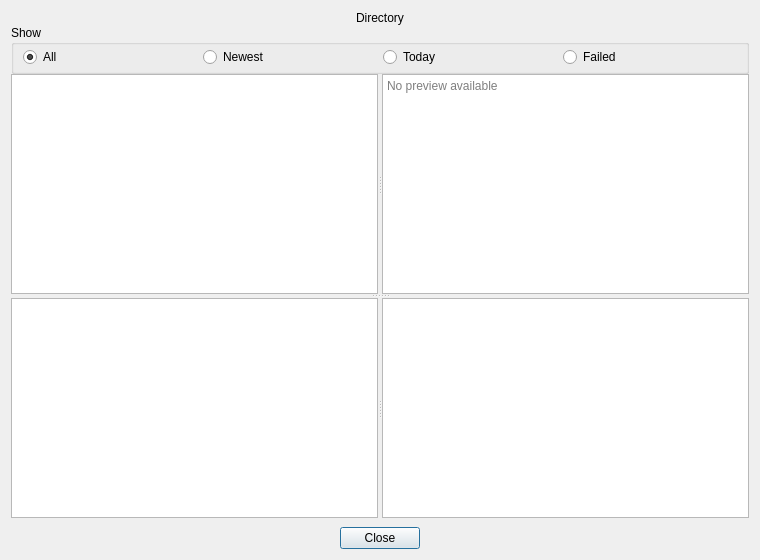
<?xml version="1.0" encoding="UTF-8"?>
<ui version="4.0">
 <class>Form</class>
 <widget class="QWidget" name="Form">
  <property name="windowModality">
   <enum>Qt::ApplicationModal</enum>
  </property>
  <property name="geometry">
   <rect>
    <x>0</x>
    <y>0</y>
    <width>760</width>
    <height>560</height>
   </rect>
  </property>
  <property name="sizePolicy">
   <sizepolicy hsizetype="Fixed" vsizetype="Fixed">
    <horstretch>0</horstretch>
    <verstretch>0</verstretch>
   </sizepolicy>
  </property>
  <property name="maximumSize">
   <size>
    <width>16777215</width>
    <height>16777215</height>
   </size>
  </property>
  <property name="windowTitle">
   <string>Result Explorer</string>
  </property>
  <layout class="QVBoxLayout" name="verticalLayout">
   <property name="spacing">
    <number>0</number>
   </property>
   <item>
    <widget class="QLabel" name="label_project_dir">
     <property name="text">
      <string>Directory</string>
     </property>
     <property name="alignment">
      <set>Qt::AlignCenter</set>
     </property>
    </widget>
   </item>
   <item>
    <widget class="QGroupBox" name="groupBox">
     <property name="title">
      <string>Show</string>
     </property>
     <layout class="QHBoxLayout" name="horizontalLayout_2">
      <property name="topMargin">
       <number>2</number>
      </property>
      <property name="bottomMargin">
       <number>4</number>
      </property>
      <item>
       <widget class="QRadioButton" name="radioButton_show_all">
        <property name="focusPolicy">
         <enum>Qt::StrongFocus</enum>
        </property>
        <property name="toolTip">
         <string>&lt;html&gt;&lt;head/&gt;&lt;body&gt;&lt;p&gt;Show all results&lt;/p&gt;&lt;/body&gt;&lt;/html&gt;</string>
        </property>
        <property name="text">
         <string>All</string>
        </property>
        <property name="checked">
         <bool>true</bool>
        </property>
       </widget>
      </item>
      <item>
       <widget class="QRadioButton" name="radioButton_show_newest">
        <property name="text">
         <string>Newest</string>
        </property>
       </widget>
      </item>
      <item>
       <widget class="QRadioButton" name="radioButton_show_today">
        <property name="focusPolicy">
         <enum>Qt::StrongFocus</enum>
        </property>
        <property name="toolTip">
         <string>&lt;html&gt;&lt;head/&gt;&lt;body&gt;&lt;p&gt;Show only results from today&lt;/p&gt;&lt;/body&gt;&lt;/html&gt;</string>
        </property>
        <property name="text">
         <string>Today</string>
        </property>
       </widget>
      </item>
      <item>
       <widget class="QRadioButton" name="radioButton_show_failed">
        <property name="text">
         <string>Failed</string>
        </property>
       </widget>
      </item>
     </layout>
    </widget>
   </item>
   <item>
    <widget class="QSplitter" name="splitter_3">
     <property name="orientation">
      <enum>Qt::Vertical</enum>
     </property>
     <property name="childrenCollapsible">
      <bool>false</bool>
     </property>
     <widget class="QSplitter" name="splitter">
      <property name="orientation">
       <enum>Qt::Horizontal</enum>
      </property>
      <property name="childrenCollapsible">
       <bool>false</bool>
      </property>
      <widget class="QTreeView" name="treeView_setups">
       <property name="styleSheet">
        <string notr="true">:focus {border: 2px groove;}</string>
       </property>
       <property name="editTriggers">
        <set>QAbstractItemView::NoEditTriggers</set>
       </property>
       <property name="alternatingRowColors">
        <bool>true</bool>
       </property>
      </widget>
      <widget class="QTextBrowser" name="textBrowser_preview">
       <property name="focusPolicy">
        <enum>Qt::NoFocus</enum>
       </property>
       <property name="autoFillBackground">
        <bool>false</bool>
       </property>
       <property name="styleSheet">
        <string notr="true">:focus {border: 2px groove;}</string>
       </property>
       <property name="lineWrapMode">
        <enum>QTextEdit::NoWrap</enum>
       </property>
       <property name="cursorWidth">
        <number>1</number>
       </property>
       <property name="textInteractionFlags">
        <set>Qt::TextSelectableByKeyboard|Qt::TextSelectableByMouse</set>
       </property>
       <property name="placeholderText">
        <string>No preview available</string>
       </property>
       <property name="openLinks">
        <bool>false</bool>
       </property>
      </widget>
     </widget>
     <widget class="QSplitter" name="splitter_2">
      <property name="orientation">
       <enum>Qt::Horizontal</enum>
      </property>
      <property name="childrenCollapsible">
       <bool>false</bool>
      </property>
      <widget class="QTableView" name="tableView_folders">
       <property name="styleSheet">
        <string notr="true">:focus {border: 2px groove;}</string>
       </property>
       <property name="editTriggers">
        <set>QAbstractItemView::NoEditTriggers</set>
       </property>
       <property name="tabKeyNavigation">
        <bool>false</bool>
       </property>
       <property name="selectionMode">
        <enum>QAbstractItemView::SingleSelection</enum>
       </property>
       <property name="showGrid">
        <bool>false</bool>
       </property>
       <property name="cornerButtonEnabled">
        <bool>false</bool>
       </property>
       <attribute name="horizontalHeaderHighlightSections">
        <bool>false</bool>
       </attribute>
       <attribute name="horizontalHeaderStretchLastSection">
        <bool>true</bool>
       </attribute>
       <attribute name="verticalHeaderVisible">
        <bool>false</bool>
       </attribute>
       <attribute name="verticalHeaderDefaultSectionSize">
        <number>20</number>
       </attribute>
       <attribute name="verticalHeaderMinimumSectionSize">
        <number>10</number>
       </attribute>
      </widget>
      <widget class="QTableView" name="tableView_files">
       <property name="styleSheet">
        <string notr="true">:focus {border: 2px groove;}</string>
       </property>
       <property name="editTriggers">
        <set>QAbstractItemView::NoEditTriggers</set>
       </property>
       <property name="tabKeyNavigation">
        <bool>false</bool>
       </property>
       <property name="selectionMode">
        <enum>QAbstractItemView::SingleSelection</enum>
       </property>
       <property name="showGrid">
        <bool>false</bool>
       </property>
       <property name="cornerButtonEnabled">
        <bool>false</bool>
       </property>
       <attribute name="horizontalHeaderHighlightSections">
        <bool>false</bool>
       </attribute>
       <attribute name="horizontalHeaderStretchLastSection">
        <bool>true</bool>
       </attribute>
       <attribute name="verticalHeaderVisible">
        <bool>false</bool>
       </attribute>
       <attribute name="verticalHeaderDefaultSectionSize">
        <number>20</number>
       </attribute>
       <attribute name="verticalHeaderMinimumSectionSize">
        <number>10</number>
       </attribute>
      </widget>
     </widget>
    </widget>
   </item>
   <item>
    <layout class="QHBoxLayout" name="horizontalLayout">
     <property name="topMargin">
      <number>9</number>
     </property>
     <item>
      <spacer name="horizontalSpacer">
       <property name="orientation">
        <enum>Qt::Horizontal</enum>
       </property>
       <property name="sizeHint" stdset="0">
        <size>
         <width>40</width>
         <height>20</height>
        </size>
       </property>
      </spacer>
     </item>
     <item>
      <widget class="QPushButton" name="pushButton_close">
       <property name="focusPolicy">
        <enum>Qt::NoFocus</enum>
       </property>
       <property name="text">
        <string>Close</string>
       </property>
       <property name="default">
        <bool>true</bool>
       </property>
      </widget>
     </item>
     <item>
      <spacer name="horizontalSpacer_2">
       <property name="orientation">
        <enum>Qt::Horizontal</enum>
       </property>
       <property name="sizeHint" stdset="0">
        <size>
         <width>40</width>
         <height>20</height>
        </size>
       </property>
      </spacer>
     </item>
    </layout>
   </item>
  </layout>
 </widget>
 <tabstops>
  <tabstop>treeView_setups</tabstop>
  <tabstop>tableView_folders</tabstop>
  <tabstop>tableView_files</tabstop>
  <tabstop>radioButton_show_all</tabstop>
  <tabstop>radioButton_show_newest</tabstop>
  <tabstop>radioButton_show_today</tabstop>
 </tabstops>
 <resources/>
 <connections/>
</ui>
